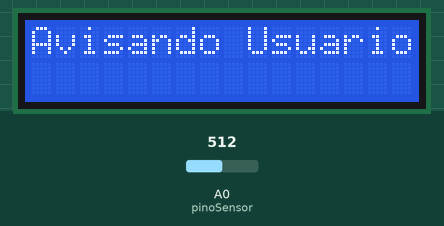
A sketch run on a simulated Arduino Uno, built with avr-gcc and run on an emulated ATmega328P. On the bench: 16×2 character LCD. The test bench sets the inputs (shaded band); at power-on: A0 (pinoSensor) = 512. What the sketch prints to the serial monitor is not drawn.

Above: at 4.7 s.
4.8 s: A0 (pinoSensor) set to 606
7.5 s: A0 (pinoSensor) set to 625
At 9.0 s:
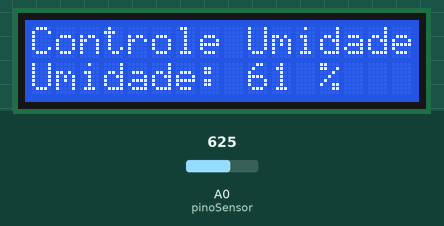
10.2 s: A0 (pinoSensor) set to 511
At 11.7 s:
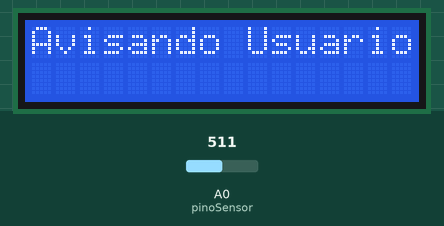
Timing chart, 0 to 13.2 s (numbered marks = the images above; inputs shaded):
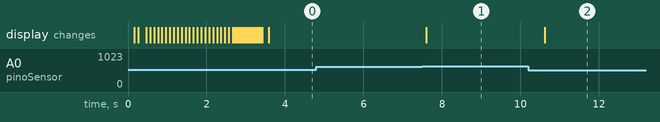

Measured:
- the behaviour switches between 613 and 614 on A0 (pinoSensor) (found by bisection; images 0 and 1)
- after the input at 4.8 s, every drawn part: stays the same
- after the input at 7.5 s, the display: changes after 0.10 s (image 1)
- after the input at 10.2 s, the display: changes after 0.41 s (image 2)

The sketch:

sensor_umidade.ino
```cpp
#include <LiquidCrystal.h>

// Referência para o display lcd
int lcd_rs = 12, lcd_en = 11, lcd_d4 = 4, lcd_d5 = 5, lcd_d6 = 6, lcd_d7 = 7;

// Criando um objeto que controla o lcd
LiquidCrystal lcd(lcd_rs, lcd_en, lcd_d4, lcd_d5, lcd_d6, lcd_d7);

const int pinoSensor = A0; // Localização do pino do sensor de umidade
const int porcentagemSeco = 60; // Porcentagem que indica que o solo esta seco
int umidadeSolo = 0;

uint8_t icone[] = {0x1f, 0x1f, 0x1f, 0x1f, 0x1f, 0x1f, 0x1f, 0x1f};

void apresentacao(){
  lcd.setCursor(3, 0);

  // Exibe a mensagem "Bem vindo!" no display
  String mensagem = "Bem vindo!";
  for(byte i = 0; i < mensagem.length(); i++){
    lcd.print(mensagem[i]);
    delay(100);
  }

  // Exibe o carregamento
  for(byte i = 0; i < 16; i++){
    lcd.setCursor(i, 1);
    lcd.write(byte(0));
    delay(100);
  }

  // Move os caracteres para a esquerda
  for(byte i = 0; i < 16; i++){
    lcd.scrollDisplayLeft();
    delay(50);
  }

  delay(100);
}

void setup() {

  lcd.createChar(0, icone); // Armazena na memoria o icone de carregamento

  lcd.begin(16, 2); // Inicia o display lcd 16x2

  Serial.begin(9600);

  apresentacao();
}

void avisarUsuario(){
  lcd.clear();
  lcd.print("Avisando Usuario");

  Serial.println("Planta precisa ser regada!"); // Enviará a mensagem via USB, onde na aplicação java será utilizado

  delay(2000);
}

void loop() {
  lcd.clear();
  lcd.setCursor(0, 0);
  lcd.print("Controle Umidade");

  while(true) {
    lcd.setCursor(0, 1);

    lcd.print("Umidade: ");

    umidadeSolo = analogRead(pinoSensor); // Obtendo os valores do sensor de umidade do solo
    umidadeSolo = map(umidadeSolo, 0, 1023, 0, 100); // Mapeia o valor da umidade para valores de 0 a 100

    lcd.print(umidadeSolo);
    lcd.print(" %   ");

    // Se a porcentagem da umidade for inferior a porcentagemSeco (60) encerra o while
    if(umidadeSolo < porcentagemSeco)
      break;

    delay(1000);
  }

  avisarUsuario();

}
```
